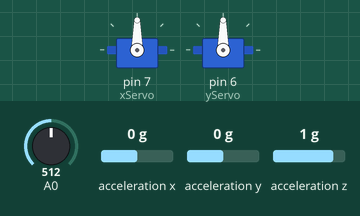
Recording of a sketch running on a simulated Arduino Uno, built with avr-gcc and run on an emulated ATmega328P. Parts: 2 × servo. Wiring (inferred from the names in the program): ADXL345 accelerometer at I2C address 0x1D. Inputs (shaded band) come from the test bench; at power-on: A0 = 512, acceleration x 0 g, acceleration y 0 g, acceleration z 1 g. What the sketch prints to the serial monitor is not drawn.

Above: at 0.2 s.
At 0.94 s:
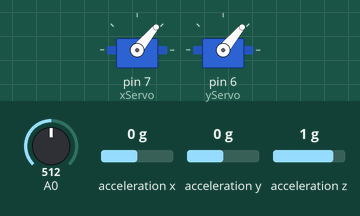
At 1.7 s:
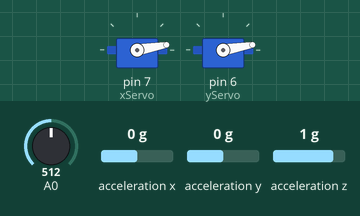
Timing chart, 0 to 3.2 s (numbered marks = the images above):
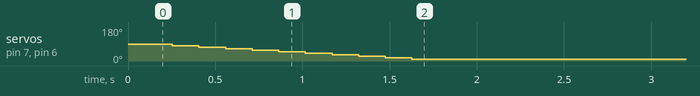

The sketch:

LevelingCode_March_26.ino
```cpp
#include <Wire.h>
#include <Servo.h>

#include "BASIC_ADXL345.h"

Servo xServo;
Servo yServo;

int xAxis,yAxis,zAxis;

char input;

int HIH;

String tString;

void setup(){
  Serial.begin(19200);

  analogReference(DEFAULT);

  Wire.begin();
  delay(100);

  //Sets the range for the ADXL345 between 2G,4G,8G,16G.
  SetRange(16, true);

  // Tells the ADXL345 to begin taking measurements. This is essensial.
  EnableMeasurementsADXL();

  xServo.attach(7);
  yServo.attach(6);

  xServo.write(90);
  yServo.write(90);

}

void loop(){

  input = Serial.read();
  delay(150);

  //reads the x,y,z axis from the ADXL345 and stores them into appropriate varables
  xAxis = ReadXAxis();
  yAxis = ReadYAxis();
  zAxis = ReadZAxis();

  // Sending accelerometer data.


  // Sending humidity data.
  //if(input == 'H'){
    HIH = analogRead(0);

    tString = " ";
    tString += HIH;
    tString += "e";

    Serial.print(tString);
  //}


  // If you change the threshold
  // the servo will not move until
  // the accelerometer reads that value.

  // If you change the number the xAxis is divided
  // by then the speed the servo motors move
  // will change.

  if(abs(xAxis) > 25){
    if((xServo.read() - (xAxis/15)) < 10 || (xServo.read() - (xAxis/15)) > 160)
    {

    }
    else
    {
      xServo.write(xServo.read() - (xAxis/15));
    }
  }

  if(abs(yAxis) > 25){
    if((yServo.read() - (yAxis/15)) < 10 || (yServo.read() - (yAxis/15)) > 160)
    {

    }
    else
    {
      yServo.write(yServo.read() - (yAxis/15));
    }
  }

}
```

BASIC_ADXL345.h
```cpp
#define ADXL345_Address 0x1D
#define Register_PowerControl 0x2D
#define Register_DataFormat 0x31
#define Register_DataX 0x32
#define Register_DataY 0x34
#define Register_DataZ 0x36

#define ScaleFor2G 0.0039
#define ScaleFor4G 0.0078
#define ScaleFor8G 0.0156
#define ScaleFor16G 0.0312

#define ErrorCode_1 "Entered range was invalid. Should be 2, 4, 8 or 16g."
#define ErrorCode_1_Num 1


//Writes data to address via I2C
//////////////////////////////////////////////
uint8_t long Write(int address,int data)    //
{                                           //
  Wire.beginTransmission(ADXL345_Address);  //
  Wire.write(address);                      //
  Wire.write(data);                         //
  Wire.endTransmission();                   //
}                                           //
//////////////////////////////////////////////

///Reads data via I2C
//////////////////////////////////////////////////////
uint8_t* Read(int address, int length)              //
{                                                   //
  Wire.beginTransmission(ADXL345_Address);          //
	Wire.write(address);                        //
	Wire.endTransmission();                     //
                                                    //
	Wire.beginTransmission(ADXL345_Address);    //
	Wire.requestFrom(ADXL345_Address, length);  //
                                                    //
	uint8_t buffer[length];                     //
	if(Wire.available() == length)              //
	{                                           //
		for(uint8_t i = 0; i < length; i++) //
		{                                   //
			buffer[i] = Wire.read();    //
		}                                   //
	}                                           //
	Wire.endTransmission();                     //
                                                    //
	return buffer;                              //
}                                                   //
//////////////////////////////////////////////////////

// Sets the Range. 2G,4G,8G,16G options available.
///////////////////////////////////////////////////////////////////////////
int SetRange(int range, bool fullResolution)                             //
{                                                                        //
  float m_Scale;                                                         //
                                                                         //
	// Get current data from this register.                          //
	uint8_t data = Read(Register_DataFormat, 1)[0];                  //
                                                                         //
	// We AND with 0xF4 to clear the bits are going to set.          //
	// Clearing ----X-XX                                             //
	data &= 0xF4;                                                    //
                                                                         //
	// By default (range 2) or FullResolution = true, scale is 2G.   //
	m_Scale = ScaleFor2G;                                            //
	                                                                 //
	// Set the range bits.                                           //
	switch(range)                                                    //
	{                                                                //
		case 2:                                                  //
			break;                                           //
		case 4:                                                  //
			data |= 0x01;                                    //
			if(!fullResolution) { m_Scale = ScaleFor4G; }    //
			break;                                           //
		case 8:                                                  //
			data |= 0x02;                                    //
			if(!fullResolution) { m_Scale = ScaleFor8G; }    //
			break;                                           //
		case 16:                                                 //
			data |= 0x03;                                    //
			if(!fullResolution) { m_Scale = ScaleFor16G; }   //
			break;                                           //
		default:                                                 //
			return ErrorCode_1_Num;                          //
	}                                                                //
                                                                         //
	// Set the full resolution bit.                                  //
	if(fullResolution)                                               //
		data |= 0x08;                                            //
                                                                         //
	Write(Register_DataFormat, data);                                //
}                                                                        //
///////////////////////////////////////////////////////////////////////////

// Reads the RAW X axis.
///////////////////////////////////////////////
int ReadXAxis()                           //
{                                             //
  uint8_t* buffer = Read(Register_DataX, 2);  //
  int xAxis;                              //
  xAxis = (buffer[1] << 8) | buffer[0];       //
  return xAxis;                               //
}                                             //
                                              //
// Reads the RAW Y axis.                      //
////////////////////////////////////////////////
int ReadYAxis()                           //
{                                             //
  uint8_t* buffer = Read(Register_DataY, 2);  //
  int yAxis;                              //
  yAxis = (buffer[1] << 8) | buffer[0];       //
  return yAxis;                               //
}                                             //
                                              //
// Reads the Raw Z axis.                      //
////////////////////////////////////////////////
int ReadZAxis()                           //
{                                             //
  uint8_t* buffer = Read(Register_DataZ, 2);  //
  int zAxis;                              //
  zAxis = (buffer[1] << 8) | buffer[0];       //
  return zAxis;                               //
}                                             //
////////////////////////////////////////////////

//Tells ADXL to start taking measurements!!!
////////////////////////////////////////////
int EnableMeasurementsADXL()              //
{                                         //
  Write(Register_PowerControl, 0x08);     //
}                                         //
////////////////////////////////////////////
```

Measured:
- by itself, servo on pin 7 (xServo), servo on pin 6 (yServo): moves from 90° to 10° over 1.4 s
